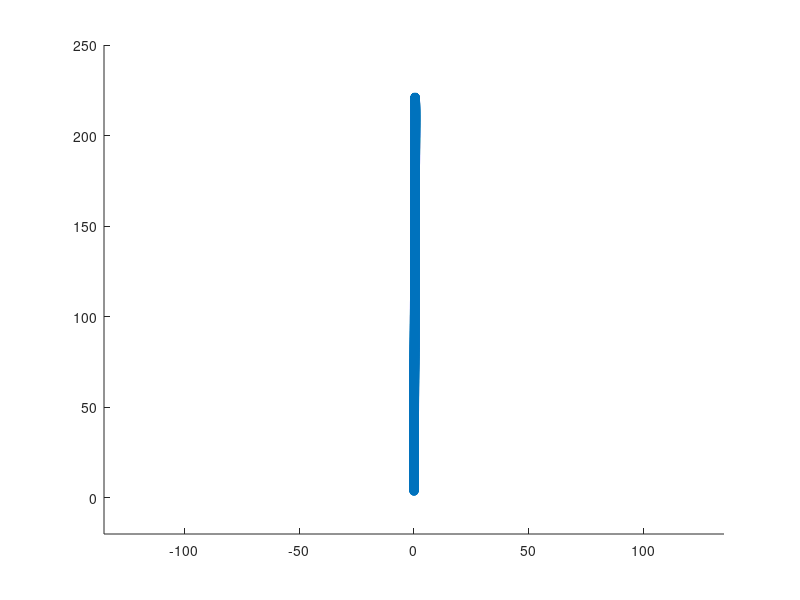

The MATLAB source for this figure:
%CO03
%Rocket Science
%4.1 Part 1
%Stationary Moon
%Euler Method
%Fotios Ioannis Giasemis

x=0;y=3.7; deltat=10;
theta=(89.9/180)*pi; v=0.0066;
vx=v*cos(theta); vy=v*sin(theta);
G=9.63e-7; Me=83.3; Mm=1; Rm=1; Re=3.7;
xe=0; ye=0; xm=0; ym=222;
t=0;

i=1;

while 1<((x-xm)^2+(y-ym)^2) & t<10e6

    X(1,i)=x;
    Y(1,i)=y;
    
    ax=-G*Me*(x)/(sqrt(x^2+y^2))^3-G*Mm*(x-xm)/(sqrt((x-xm)^2+(y-ym)^2))^3;
    ay=-G*Me*(y)/(sqrt(x^2+y^2))^3-G*Mm*(y-ym)/(sqrt((x-xm)^2+(y-ym)^2))^3;
    
    vx=vx+deltat*ax;
    vy=vy+deltat*ay;
    
    x=x+deltat*vx;
    y=y+deltat*vy;
    t=t+deltat;
    
    i=i+1;
end

 %Did the rocket reach the moon?
 if 1>((x-xm)^2+(y-ym)^2)
     display('The rocket reached the moon')
 else
     display('The rocket did not reach the moon')
 end
 
 scatter(X,Y)
 axis([-135 135 -20 250])
 
 % Clear Workspace
 clear all;
 
